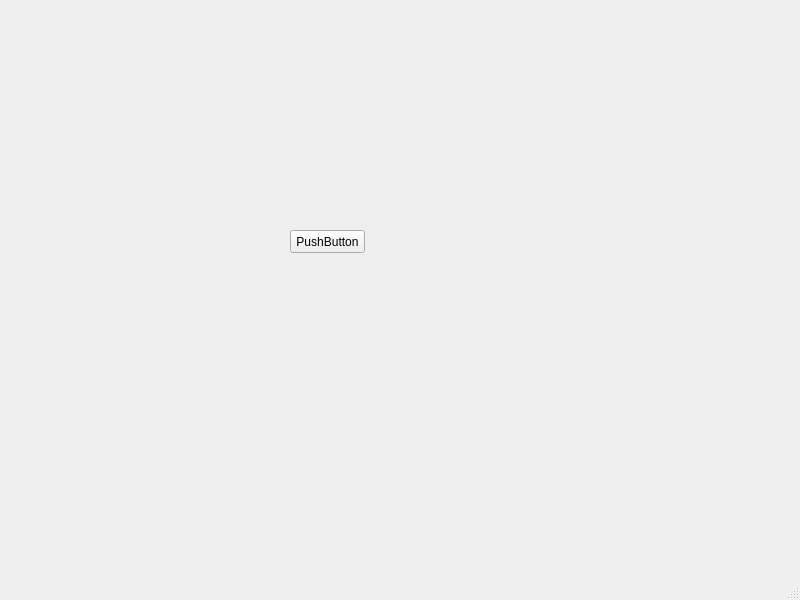
<?xml version="1.0" encoding="UTF-8"?>
<ui version="4.0">
 <class>MainWindow</class>
 <widget class="QMainWindow" name="MainWindow">
  <property name="geometry">
   <rect>
    <x>0</x>
    <y>0</y>
    <width>800</width>
    <height>600</height>
   </rect>
  </property>
  <property name="windowTitle">
   <string>MainWindow</string>
  </property>
  <widget class="QWidget" name="centralwidget">
   <widget class="QPushButton" name="pushButton">
    <property name="geometry">
     <rect>
      <x>290</x>
      <y>230</y>
      <width>75</width>
      <height>23</height>
     </rect>
    </property>
    <property name="text">
     <string>PushButton</string>
    </property>
   </widget>
  </widget>
  <widget class="QMenuBar" name="menubar">
   <property name="geometry">
    <rect>
     <x>0</x>
     <y>0</y>
     <width>800</width>
     <height>21</height>
    </rect>
   </property>
  </widget>
  <widget class="QStatusBar" name="statusbar"/>
 </widget>
 <resources/>
 <connections/>
</ui>
